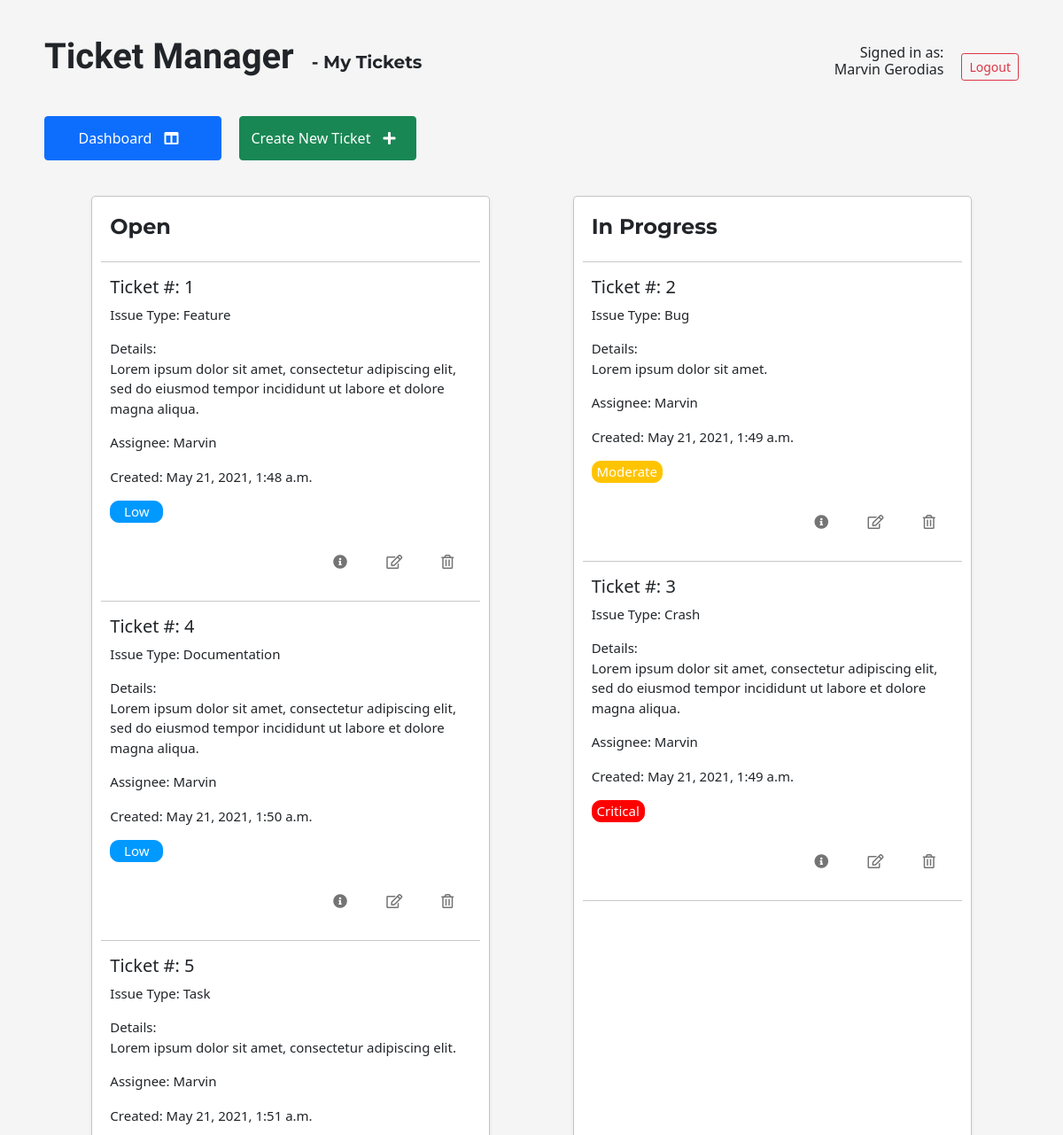
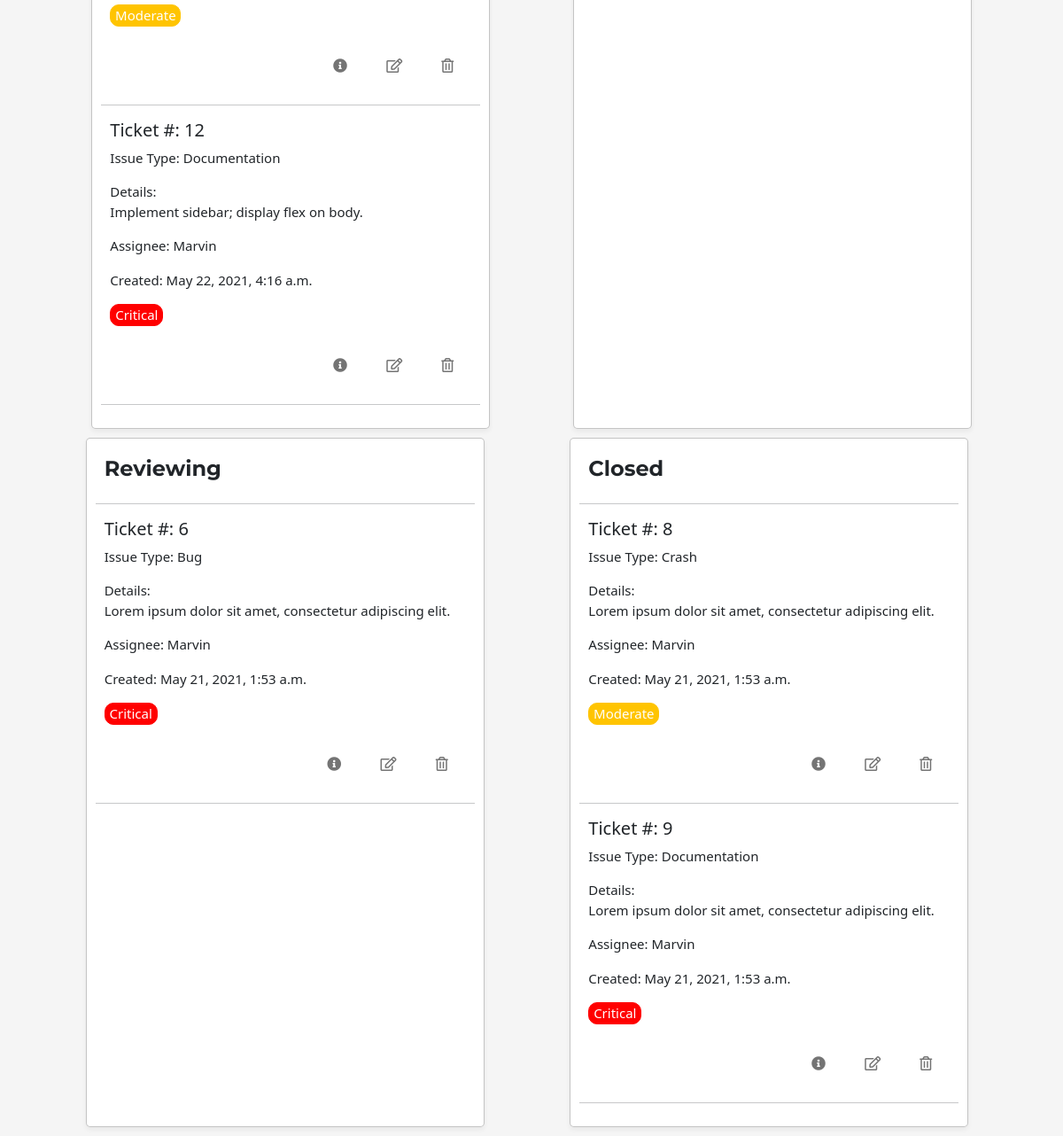
The app's page /mytickets (signed in) with its own data (2 pictures, top to bottom).
### main/models.py (models this page shows)
class User(models.Model):
    fname = models.CharField(max_length=23)
    lname = models.CharField(max_length=23)
    email = models.EmailField(unique=True)
    password = models.CharField(max_length=255)
    created_at = models.DateTimeField(auto_now_add=True)
    updated_at = models.DateTimeField(auto_now=True)
    objects = UserManager()

class Ticket(models.Model):
    status = models.CharField(max_length=255)
    issue_type = models.CharField(max_length=255)
    comment = models.CharField(max_length=255)
    priority_level = models.CharField(max_length=255)
    assigned_to = models.ForeignKey(User, related_name="tickets", on_delete=models.CASCADE)
    created_at = models.DateTimeField(auto_now_add=True)
    updated_at = models.DateTimeField(auto_now=True)
    objects = TicketManager()

### main/views.py (the view)
# urls.py: path('mytickets', views.mytickets),
def mytickets(request):
    tickets = Ticket.objects.all()
    context = {
        "myuser" : User.objects.get(id = request.session['user_id']),
        "tickets" : tickets
    }
    return render(request, 'mytickets.html', context)

### main/templates/mytickets.html (shortened to what this page needs)
<!DOCTYPE html>
<html>
    <head>
        {% load static %}
        <link rel="stylesheet" href="{% static 'css/style.css' %}">
        <link href="https://cdn.jsdelivr.net/npm/bootstrap@5.0.0/dist/css/bootstrap.min.css" rel="stylesheet">
        <link rel="stylesheet" href="https://use.fontawesome.com/releases/v5.7.0/css/all.css">
    </head>
    <body style="background-color: rgb(245, 245, 245);">
        <div style = "margin: 10px 0 10px 10px; display: flex;">
            <div class = "header" style="width: 100vw;">
                <div class = "title" style="display: flex; justify-content: space-between;">
                    <h1 style="font-weight: bold;">Ticket Manager <span style="font-family: Montserrat, sans-serif; font-size: 20px;">- My Tickets</span></h1>
                    <div style="text-align: right; display: flex;">
                        <h6>Signed in as:<br/>{{myuser.fname}} {{myuser.lname}}</h6>
                        <a href="/logout"><button type="button" class="btn btn-outline-danger btn-sm">Logout</button></a>
                    </div>
                </div>
                <div class = "nav">
                    <a href="/dashboard"><button type="button" class="btn btn-primary" style="width: 200px">Dashboard <i class="fas fa-columns"></i></button></a>
                    <a href="/newticket"><button type="button" class="btn btn-success" style="width: 200px">Create New Ticket <i class="fas fa-plus"></i></button></a>
                </div>
            </div>
        </div>
        <div class="card-group" style="display: flex; margin: auto; justify-content: space-evenly;">
            <div class="card" style="
            min-width: 450px;
            max-width: 450px;
            border: 1px solid rgba(146, 146, 146, 0.541);
            padding: 10px;
            padding-top: 20px;
            border-radius: 5px;
            box-shadow: 0px 3px 5px 0.5px rgba(0, 0, 0, 0.048);
            ">
                <h4 style="font-weight: bold;">Open</h4>
                <hr/>
                    {% for ticket in tickets %}
                    {% if ticket.status == "Open" and ticket.assigned_to.fname == myuser.fname %}
                    <h5 class="ticket">Ticket #: {{ ticket.id }}</h5>
                    <p>Issue Type: {{ ticket.issue_type }}</p>
                    <p>Details: <br/> {{ ticket.comment }}</p>
                    <p>Assignee: {{ ticket.assigned_to.fname }}</p>
                    <p>Created: {{ ticket.created_at }}</p>
                    {% if ticket.priority_level == "Critical" %}
                        <p class="critical">{{ ticket.priority_level }}</p>
                    {% elif ticket.priority_level == "Moderate" %}
                        <p class="moderate">{{ ticket.priority_level }}</p>
                    {% elif ticket.priority_level == "Low" %}
                        <p class="low">{{ ticket.priority_level }}</p>
                    {% endif %}
                    <div class="editDeleteContainer">
                        <a href="/ticket/{{ticket.id}}"><i class="fas fa-info-circle" data-toggle="tooltip" data-placement="top" title="Info"></i></a>
                        <a href="/editticket/{{ticket.id}}"><i class="far fa-edit" data-toggle="tooltip" data-placement="top" title="Edit"></i></a>
                        <a href="/deleteticket/{{ticket.id}}"><i class="far fa-trash-alt" data-toggle="tooltip" data-placement="top" title="Delete"></i></a>
                    </div>
                <hr/>
                {% endif %}
                {% endfor %}
            </div>
            <div class="card" style="
            min-width: 450px;
            max-width: 450px;
            border: 1px solid rgba(146, 146, 146, 0.541);
            padding: 10px;
            padding-top: 20px;
            border-radius: 5px;
            box-shadow: 0px 3px 5px 0.5px rgba(0, 0, 0, 0.048);
            ">
                <h4 style="font-weight: bold;">In Progress</h4>
                <hr/>
                {% for ticket in tickets %}
                {% if ticket.status == "In Progress" and ticket.assigned_to.fname == myuser.fname %}
                <h5 class="ticket">Ticket #: {{ ticket.id }}</h5>
                <p>Issue Type: {{ ticket.issue_type }}</p>
                <p>Details: <br/> {{ ticket.comment }}</p>
                <p>Assignee: {{ ticket.assigned_to.fname }}</p>
                <p>Created: {{ ticket.created_at }}</p>
                {% if ticket.priority_level == "Critical" %}
                    <p class="critical">{{ ticket.priority_level }}</p>
                {% elif ticket.priority_level == "Moderate" %}
                    <p class="moderate">{{ ticket.priority_level }}</p>
                {% elif ticket.priority_level == "Low" %}
                    <p class="low">{{ ticket.priority_level }}</p>
                {% endif %}
                <div class="editDeleteContainer">
                    <a href="/ticket/{{ticket.id}}"><i class="fas fa-info-circle" data-toggle="tooltip" data-placement="top" title="Info"></i></a>
                    <a href="/editticket/{{ticket.id}}"><i class="far fa-edit" data-toggle="tooltip" data-placement="top" title="Edit"></i></a>
                    <a href="/deleteticket/{{ticket.id}}"><i class="far fa-trash-alt" data-toggle="tooltip" data-placement="top" title="Delete"></i></a>
                </div>
                <hr/>
                {% endif %}
                {% endfor %}
            </div>
            <div class="card" style="
            min-width: 450px;
            max-width: 450px;
            border: 1px solid rgba(146, 146, 146, 0.541);
            padding: 10px;
            padding-top: 20px;
            border-radius: 5px;
            box-shadow: 0px 3px 5px 0.5px rgba(0, 0, 0, 0.048);
            ">
                <h4 style="font-weight: bold;">Reviewing</h4>
                <hr/>
                {% for ticket in tickets %}
                {% if ticket.status == "Reviewing" and ticket.assigned_to.fname == myuser.fname%}
                <h5 class="ticket">Ticket #: {{ ticket.id }}</h5>
                <p>Issue Type: {{ ticket.issue_type }}</p>
                <p>Details: <br/> {{ ticket.comment }}</p>
                <p>Assignee: {{ ticket.assigned_to.fname }}</p>
                <p>Created: {{ ticket.created_at }}</p>
                {% if ticket.priority_level == "Critical" %}
                    <p class="critical">{{ ticket.priority_level }}</p>
                {% elif ticket.priority_level == "Moderate" %}
                    <p class="moderate">{{ ticket.priority_level }}</p>
                {% elif ticket.priority_level == "Low" %}
                    <p class="low">{{ ticket.priority_level }}</p>
                {% endif %}
                <div class="editDeleteContainer">
                    <a href="/ticket/{{ticket.id}}"><i class="fas fa-info-circle" data-toggle="tooltip" data-placement="top" title="Info"></i></a>
                    <a href="/editticket/{{ticket.id}}"><i class="far fa-edit" data-toggle="tooltip" data-placement="top" title="Edit"></i></a>
                    <a href="/deleteticket/{{ticket.id}}"><i class="far fa-trash-alt" data-toggle="tooltip" data-placement="top" title="Delete"></i></a>
                </div>
                <hr/>
                {% endif %}
                {% endfor %}
            </div>
            <div class="card" style="
            min-width: 450px;
            max-width: 450px;
            border: 1px solid rgba(146, 146, 146, 0.541);
            padding: 10px;
            padding-top: 20px;
            border-radius: 5px;
            box-shadow: 0px 3px 5px 0.5px rgba(0, 0, 0, 0.048);
            ">
                <h4 style="font-weight: bold;">Closed</h4>
                <hr/>
                {% for ticket in tickets %}
                {% if ticket.status == "Closed" and ticket.assigned_to.fname == myuser.fname %}
                <h5 class="ticket">Ticket #: {{ ticket.id }}</h5>
                <p>Issue Type: {{ ticket.issue_type }}</p>
                <p>Details: <br/> {{ ticket.comment }}</p>
                <p>Assignee: {{ ticket.assigned_to.fname }}</p>
                <p>Created: {{ ticket.created_at }}</p>
                {% if ticket.priority_level == "Critical" %}
                    <p class="critical">{{ ticket.priority_level }}</p>
                {% elif ticket.priority_level == "Moderate" %}
                    <p class="moderate">{{ ticket.priority_level }}</p>
                {% elif ticket.priority_level == "Low" %}
                    <p class="low">{{ ticket.priority_level }}</p>
                {% endif %}
                <div class="editDeleteContainer">
                    <a href="/ticket/{{ticket.id}}"><i class="fas fa-info-circle" data-toggle="tooltip" data-placement="top" title="Info"></i></a>
                    <a href="/editticket/{{ticket.id}}"><i class="far fa-edit" data-toggle="tooltip" data-placement="top" title="Edit"></i></a>
                    <a href="/deleteticket/{{ticket.id}}"><i class="far fa-trash-alt" data-toggle="tooltip" data-placement="top" title="Delete"></i></a>
                </div>
                <hr/>
                {% endif %}
                {% endfor %}
            </div>
        </div>
    </body>
</html>

### main/static/css/style.css (style rules this page uses)
* { margin: 10px; }
p { font-size: 15px; }
body { background-color: rgb(245, 245, 245); }
h1 { font-weight: bold; font-family: 'Raleway', sans-serif; }
h4 { font-weight: 800; font-family: 'Montserrat', sans-serif; }
button { font-family: 'Raleway', sans-serif; }
.critical { border: 1px solid red; width: 60px; color: white; background-color:red; text-align: center; border-radius: 10px; }
.moderate { border: 1px solid rgb(255, 196, 0); width: 80px; color: white; background-color:rgb(255, 196, 0); text-align: center; border-radius: 10px; }
.low { border: 1px solid rgb(0, 153, 255); width: 60px; color: white; background-color:rgb(0, 153, 255); text-align: center; border-radius: 10px; }
.editDeleteContainer { text-align: right; }
.editDeleteContainer i { color: rgb(116, 116, 116); }

### records on screen
User: fname "Marvin", lname "Gerodias"
Ticket: id "1", issue_type "Feature", comment "Lorem ipsum dolor sit amet, consectetur adipiscing elit, sed do eiusmod tempor incididunt ut labore et dolore magna aliqua.", assigned_to.fname "Marvin", created_at "May 21, 2021, 1:48 a.m.", priority_level "Low"
Ticket: id "4", issue_type "Documentation", comment "Lorem ipsum dolor sit amet, consectetur adipiscing elit, sed do eiusmod tempor incididunt ut labore et dolore magna aliqua.", assigned_to.fname "Marvin", created_at "May 21, 2021, 1:50 a.m.", priority_level "Low"
Ticket: id "5", issue_type "Task", comment "Lorem ipsum dolor sit amet, consectetur adipiscing elit.", assigned_to.fname "Marvin", created_at "May 21, 2021, 1:51 a.m.", priority_level "Moderate"
Ticket: id "12", issue_type "Documentation", comment "Implement sidebar; display flex on body.", assigned_to.fname "Marvin", created_at "May 22, 2021, 4:16 a.m.", priority_level "Critical"
Ticket: id "2", issue_type "Bug", comment "Lorem ipsum dolor sit amet.", assigned_to.fname "Marvin", created_at "May 21, 2021, 1:49 a.m.", priority_level "Moderate"
Ticket: id "3", issue_type "Crash", comment "Lorem ipsum dolor sit amet, consectetur adipiscing elit, sed do eiusmod tempor incididunt ut labore et dolore magna aliqua.", assigned_to.fname "Marvin", created_at "May 21, 2021, 1:49 a.m.", priority_level "Critical"
Ticket: id "6", issue_type "Bug", comment "Lorem ipsum dolor sit amet, consectetur adipiscing elit.", assigned_to.fname "Marvin", created_at "May 21, 2021, 1:53 a.m.", priority_level "Critical"
Ticket: id "8", issue_type "Crash", comment "Lorem ipsum dolor sit amet, consectetur adipiscing elit.", assigned_to.fname "Marvin", created_at "May 21, 2021, 1:53 a.m.", priority_level "Moderate"
Ticket: id "9", issue_type "Documentation", comment "Lorem ipsum dolor sit amet, consectetur adipiscing elit.", assigned_to.fname "Marvin", created_at "May 21, 2021, 1:53 a.m.", priority_level "Critical"
